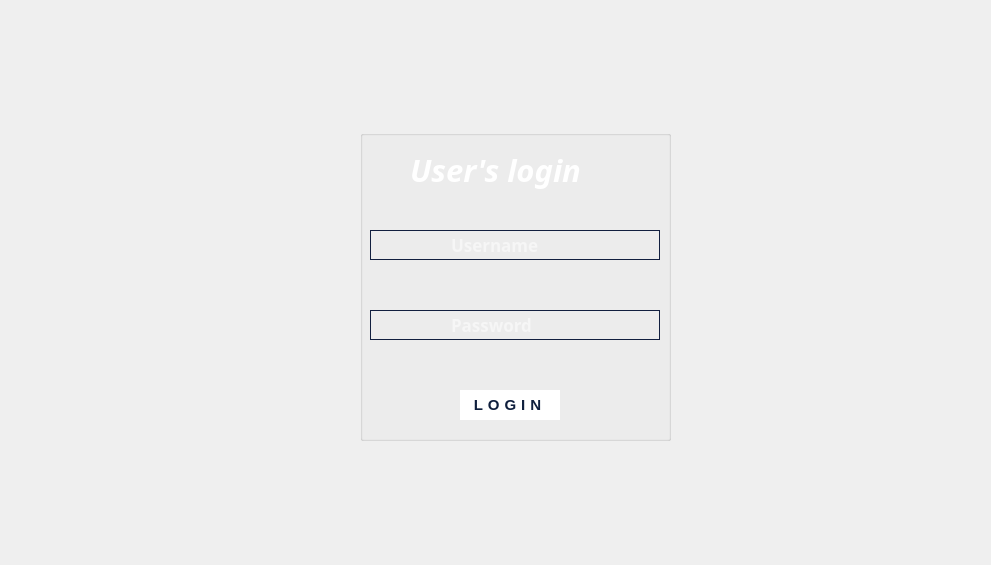
<?xml version="1.0" encoding="UTF-8"?>
<ui version="4.0">
 <class>UserLogin</class>
 <widget class="QDialog" name="UserLogin">
  <property name="geometry">
   <rect>
    <x>0</x>
    <y>0</y>
    <width>991</width>
    <height>565</height>
   </rect>
  </property>
  <property name="windowTitle">
   <string>Dialog</string>
  </property>
  <property name="styleSheet">
   <string notr="true">#UserLogin{
	border-image: url(:/new/prefix1/user.png);
	border-image: url(:/new/prefix1/back123.jpg);

}</string>
  </property>
  <widget class="QGroupBox" name="groupBox">
   <property name="geometry">
    <rect>
     <x>360</x>
     <y>130</y>
     <width>311</width>
     <height>311</height>
    </rect>
   </property>
   <property name="styleSheet">
    <string notr="true">#groupBox{
	background-color: qlineargradient(spread:pad, x1:0, y1:0, x2:1, y2:0, stop:0 #0099ff, stop:1 #00ff99);
	background-color: rgb(26, 144, 148);
	background-color:transparent;
}
</string>
   </property>
   <property name="title">
    <string/>
   </property>
   <widget class="QLineEdit" name="lineEdit_3">
    <property name="geometry">
     <rect>
      <x>10</x>
      <y>180</y>
      <width>290</width>
      <height>30</height>
     </rect>
    </property>
    <property name="font">
     <font>
      <family>Lucida Fax</family>
      <pointsize>13</pointsize>
      <weight>75</weight>
      <bold>true</bold>
     </font>
    </property>
    <property name="styleSheet">
     <string notr="true">#lineEdit_3{
color: rgb(255, 255, 255);
border: 1px solid rgb(18, 31, 63);
border-radius: 19px;
font-weight:bold;
background-color:transparent;
padding-left:78px;
}

#lineEdit_3:hover{
background-color: rgb(16, 23, 49);
}

#lineEdit_3:focus{
border-radius:20px;
border: 1.2px solid rgb(26, 42, 74) ;
background-color:rgb(44, 82, 153);
}</string>
    </property>
    <property name="echoMode">
     <enum>QLineEdit::Password</enum>
    </property>
    <property name="placeholderText">
     <string>Password</string>
    </property>
   </widget>
   <widget class="QLineEdit" name="lineEdit_2">
    <property name="geometry">
     <rect>
      <x>10</x>
      <y>100</y>
      <width>290</width>
      <height>30</height>
     </rect>
    </property>
    <property name="font">
     <font>
      <family>Lucida Fax</family>
      <pointsize>13</pointsize>
      <weight>75</weight>
      <bold>true</bold>
      <underline>false</underline>
      <strikeout>false</strikeout>
     </font>
    </property>
    <property name="styleSheet">
     <string notr="true">#lineEdit_2{
color: rgb(255, 255, 255);
border: 1px solid rgb(18, 31, 63);
border-radius: 19px;
font-weight:bold;
background-color:transparent;
padding-left:78px;
}

#lineEdit_2:hover{
background-color: rgb(16, 23, 49);
}

#lineEdit_2:focus{
border-radius:20px;
border: 1.2px solid rgb(26, 42, 74) ;
background-color:rgb(44, 82, 153);
}</string>
    </property>
    <property name="placeholderText">
     <string>Username</string>
    </property>
   </widget>
   <widget class="QPushButton" name="pushButton">
    <property name="geometry">
     <rect>
      <x>100</x>
      <y>260</y>
      <width>100</width>
      <height>30</height>
     </rect>
    </property>
    <property name="styleSheet">
     <string notr="true">#pushButton{
background-color:white;
color: rgb(15, 31, 61);
boder: 1.2px solid rgb(80, 100, 187);
border-radius: 20px;
font: 63 11pt &quot;Lucida Bright&quot;;
font-weight:bold;
font-size: 15px;
letter-spacing: 5px
}

#pushButton:hover{
border: 1px solid rgb(67, 200, 200);
background-color: green;
color:white;
}</string>
    </property>
    <property name="text">
     <string>LOGIN</string>
    </property>
   </widget>
   <widget class="QLabel" name="label">
    <property name="geometry">
     <rect>
      <x>50</x>
      <y>10</y>
      <width>250</width>
      <height>60</height>
     </rect>
    </property>
    <property name="font">
     <font>
      <family>Lucida Bright</family>
      <pointsize>23</pointsize>
      <weight>75</weight>
      <italic>true</italic>
      <bold>true</bold>
     </font>
    </property>
    <property name="styleSheet">
     <string notr="true">color:white;
background:transparent;</string>
    </property>
    <property name="frameShape">
     <enum>QFrame::NoFrame</enum>
    </property>
    <property name="text">
     <string>User's login</string>
    </property>
   </widget>
  </widget>
  <widget class="QLabel" name="label_5">
   <property name="geometry">
    <rect>
     <x>130</x>
     <y>450</y>
     <width>770</width>
     <height>51</height>
    </rect>
   </property>
   <property name="font">
    <font>
     <pointsize>18</pointsize>
     <weight>75</weight>
     <bold>true</bold>
    </font>
   </property>
   <property name="styleSheet">
    <string notr="true">color:white;
background:transparent;</string>
   </property>
   <property name="text">
    <string/>
   </property>
  </widget>
 </widget>
 <resources/>
 <connections/>
</ui>
